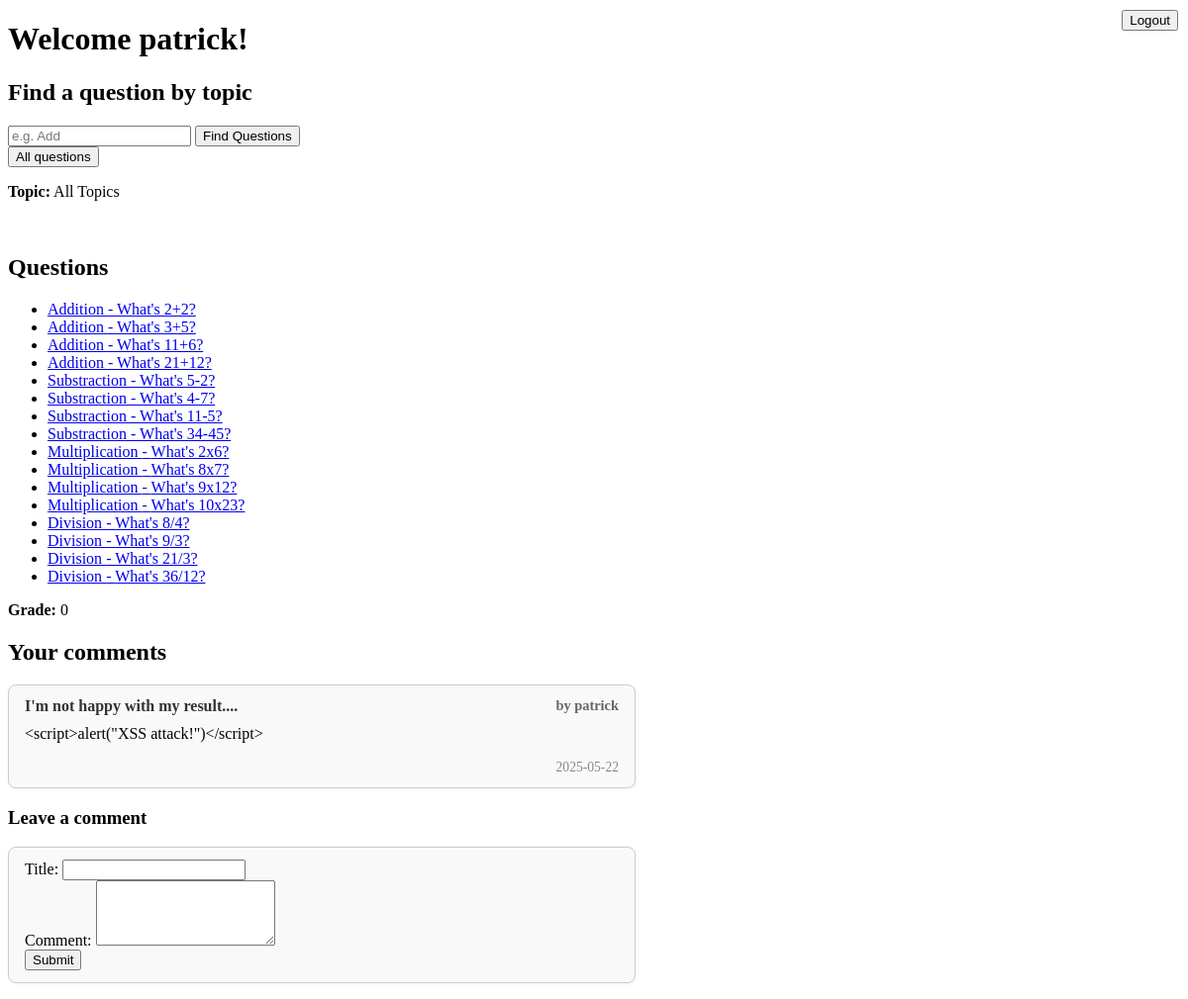
/exam/dashboard/ (signed in), run on the app's committed database.
### exam/models.py (models this page shows, shortened)
class Student(models.Model):
    user = models.OneToOneField(User, on_delete=models.CASCADE)
    grade = models.IntegerField(default=0)

class Question(models.Model):
    topic = models.CharField(max_length=50)
    question_text = models.CharField(max_length=200)

class Comment(models.Model):
    user = models.ForeignKey(User, on_delete=models.CASCADE, related_name="comments")
    title = models.CharField(max_length=200)
    comment_text = models.TextField()
    pub_date = models.DateTimeField(default=timezone.now)

### exam/views.py (the view)
# urls.py: path("dashboard/", views.student_dashboard, name="student_dashboard"),
@login_required
def student_dashboard(request):
    if request.user.username == "teacher":
        return HttpResponseForbidden("You are not allowed to view this page.")
    questions, topic = get_question(request)
    question_url = "/exam/question_"
    student = request.user.student
    return render(
        request,
        "exam/student_dashboard.html",
        {
            "questions": questions,
            "topic": topic,
            "base_url": question_url,
            "student": student,
        },
    )

### exam/views.py (called while the page is built)
def get_question(request):
    if "topic" in request.GET:
        topic = request.GET.get("topic")
        conn = sqlite3.connect("db.sqlite3")
        topic = (
            conn.cursor()
            .execute(
                "SELECT topic FROM exam_question WHERE topic LIKE '%" + topic + "%'"
            )
            .fetchone()
        )
        if topic:
            topic = topic[0]
            questions = Question.objects.filter(topic=topic)
        else:
            topic = "All Topics"
            questions = Question.objects.all()
        conn.close()
    else:
        questions = Question.objects.all()
        topic = "All Topics"
    return questions, topic

### exam/templates/exam/student_dashboard.html (shortened to what this page needs)
<!DOCTYPE html>
{% load static %}
<html lang="en-US">
  <head>
    <link rel="stylesheet" href="{% static 'exam/comments.css' %}" />
    <link rel="stylesheet" href="{% static 'exam/logout.css' %}" />
  </head>
  <body>
    <h1>Welcome {{student.user.username}}!</h1>
    <form method="post" action="../../logout/">
      <button type="submit" class="logout-button">Logout</button>
    </form>
    {% include "exam/question_finder.html"%}<br />
    {% include "exam/question_list.html" %}
    <p><strong>Grade:</strong> {{ student.grade }}</p>
    <h2>Your comments</h2>
    {% if student.user.comments.all %} {% for comment in student.user.comments.all %}
    <div class="comment-box">
      <div class="comment-header">
        <span class="comment-title">{{ comment.title }}</span>
        <span class="comment-user">by {{ comment.user.username }}</span>
      </div>
      <div class="comment-body">{{ comment.comment_text }}</div>
      <div class="comment-footer">
        <span class="comment-date">{{ comment.pub_date|date:"Y-m-d" }}</span>
      </div>
    </div>
    {% endfor %} {% else %}
    <p>You have not made any comments yet.</p>
    {% endif %}
    <h3>Leave a comment</h3>
    <form method="post" class="comment-box" action="../comment/">
      <label for="title">Title:</label>
      <input type="text" name="title" required />
      <br />
      <label for="comment_text">Comment:</label>
      <textarea
        id="comment_text"
        name="comment_text"
        rows="4"
        required
      ></textarea>
      <br />
      <button type="submit">Submit</button>
    </form>
  </body>
</html>

### exam/templates/exam/question_list.html
<h2>Questions</h2>
<ul>
  {% for question in questions %}
  <li>
    <a href="{{base_url}}{{question.id}}"
      >{{question.topic}} - {{ question.question_text }}</a
    >
  </li>
  {% endfor %}
</ul>

### exam/static/exam/comments.css (style rules this page uses)
.comment-box { border: 1px solid #ccc; border-radius: 8px; padding: 12px 16px; margin-bottom: 16px; background-color: #f9f9f9; max-width: 600px; box-shadow: 1px 1px 4px rgba(0, 0, 0, 0.05); }
.comment-header { display: flex; justify-content: space-between; margin-bottom: 8px; font-weight: bold; }
.comment-title { color: #333; }
.comment-user { color: #666; font-size: 0.9em; }
.comment-body { margin-bottom: 12px; line-height: 1.4; }
.comment-footer { text-align: right; }
.comment-date { font-size: 0.85em; color: #888; }

### exam/static/exam/logout.css (style rules this page uses)
.logout-button { position: absolute; top: 10px; right: 10px; }

### data on the page
Student: user.username "patrick", grade "0"
Question: topic "Addition", question_text "What's 2+2?"
Question: topic "Addition", question_text "What's 3+5?"
Question: topic "Addition", question_text "What's 11+6?"
Question: topic "Addition", question_text "What's 21+12?"
Question: topic "Substraction", question_text "What's 5-2?"
Question: topic "Substraction", question_text "What's 4-7?"
Question: topic "Substraction", question_text "What's 11-5?"
Question: topic "Substraction", question_text "What's 34-45?"
Question: topic "Multiplication", question_text "What's 2x6?"
Question: topic "Multiplication", question_text "What's 8x7?"
Question: topic "Multiplication", question_text "What's 9x12?"
Question: topic "Multiplication", question_text "What's 10x23?"
Question: topic "Division", question_text "What's 8/4?"
Question: topic "Division", question_text "What's 9/3?"
Question: topic "Division", question_text "What's 21/3?"
Question: topic "Division", question_text "What's 36/12?"
Comment: title "I'm not happy with my result....", user.username "patrick", comment_text "<script>alert(\"XSS attack!\")</script>", pub_date "2025-05-22"

### other printed values
{{ topic }} "All Topics"
